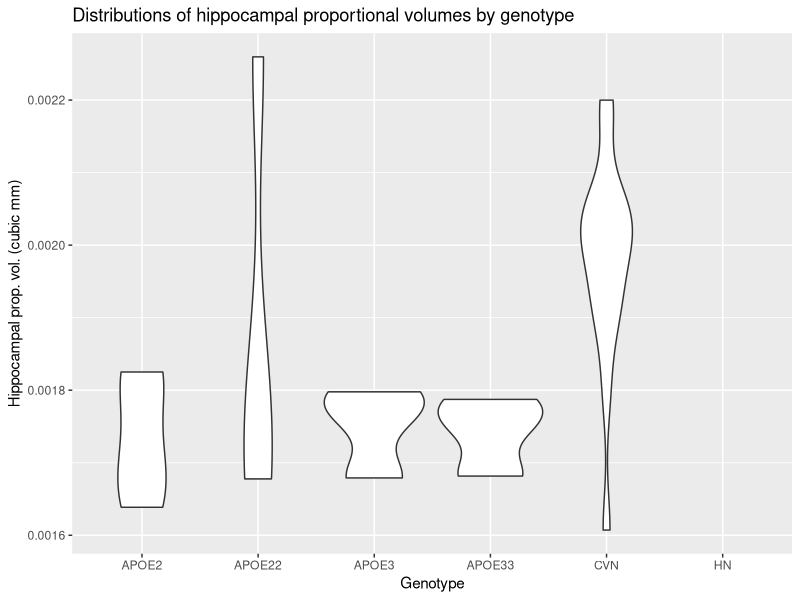

R code for this plot:
## ---- chunk 1
library(tidyverse)
data <- read.csv("memri.csv")
view(data)
## ---- chunk 2
graph <- data %>% 
  filter(! is.na(Proportional.Volume)) %>% 
  filter(! is.na(genotype)) %>% 
  filter(genotype != "") %>% 
  group_by(genotype) %>% 
  select(Proportional.Volume, genotype)

ggplot(data = graph, aes(factor(genotype), Proportional.Volume)) +
  geom_violin() +
  labs(x = "Genotype",
       y = "Hippocampal prop. vol. (cubic mm)",
       title = "Distributions of hippocampal proportional volumes by genotype") 
  
